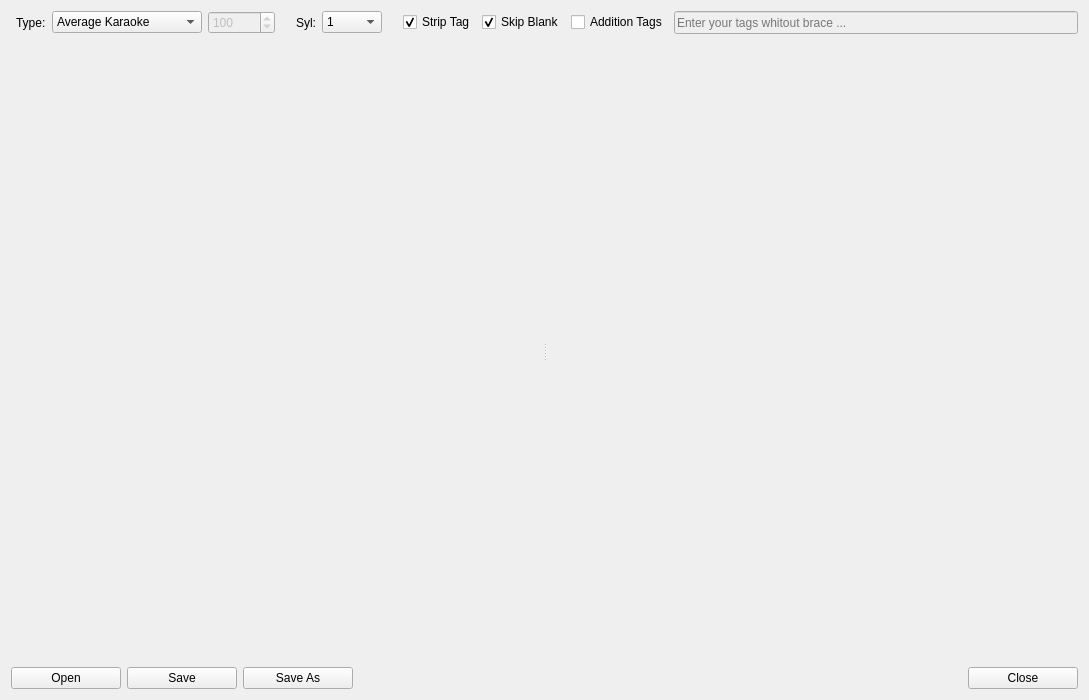
<?xml version="1.0" encoding="UTF-8"?>
<ui version="4.0">
 <class>AssKtagTyper</class>
 <widget class="QWidget" name="AssKtagTyper">
  <property name="geometry">
   <rect>
    <x>0</x>
    <y>0</y>
    <width>1089</width>
    <height>700</height>
   </rect>
  </property>
  <property name="windowTitle">
   <string>ASS K-tag Typer</string>
  </property>
  <layout class="QVBoxLayout" name="verticalLayout_2">
   <item>
    <layout class="QHBoxLayout" name="horizontalLayout">
     <property name="leftMargin">
      <number>5</number>
     </property>
     <property name="rightMargin">
      <number>0</number>
     </property>
     <item>
      <layout class="QHBoxLayout" name="horizontalLayout_2">
       <item>
        <widget class="QLabel" name="typeLabel">
         <property name="minimumSize">
          <size>
           <width>0</width>
           <height>0</height>
          </size>
         </property>
         <property name="text">
          <string>Type:</string>
         </property>
        </widget>
       </item>
       <item>
        <widget class="QComboBox" name="karaokeComboBox">
         <property name="minimumSize">
          <size>
           <width>150</width>
           <height>0</height>
          </size>
         </property>
         <item>
          <property name="text">
           <string>Average Karaoke</string>
          </property>
         </item>
         <item>
          <property name="text">
           <string>Fixed Karaoke</string>
          </property>
         </item>
        </widget>
       </item>
      </layout>
     </item>
     <item>
      <widget class="QSpinBox" name="fixedKaraokeSpinBox">
       <property name="enabled">
        <bool>false</bool>
       </property>
       <property name="maximumSize">
        <size>
         <width>90</width>
         <height>23</height>
        </size>
       </property>
       <property name="statusTip">
        <string>Set the fixed karaoke value.</string>
       </property>
       <property name="maximum">
        <number>999999999</number>
       </property>
       <property name="singleStep">
        <number>10</number>
       </property>
       <property name="value">
        <number>100</number>
       </property>
      </widget>
     </item>
     <item>
      <spacer name="horizontalSpacer">
       <property name="orientation">
        <enum>Qt::Horizontal</enum>
       </property>
       <property name="sizeType">
        <enum>QSizePolicy::Fixed</enum>
       </property>
       <property name="sizeHint" stdset="0">
        <size>
         <width>15</width>
         <height>20</height>
        </size>
       </property>
      </spacer>
     </item>
     <item>
      <widget class="QLabel" name="sylLabel">
       <property name="minimumSize">
        <size>
         <width>0</width>
         <height>0</height>
        </size>
       </property>
       <property name="statusTip">
        <string/>
       </property>
       <property name="text">
        <string>Syl:</string>
       </property>
      </widget>
     </item>
     <item>
      <widget class="QComboBox" name="sylComboBox">
       <property name="minimumSize">
        <size>
         <width>60</width>
         <height>0</height>
        </size>
       </property>
       <property name="maximumSize">
        <size>
         <width>60</width>
         <height>16777215</height>
        </size>
       </property>
       <property name="statusTip">
        <string>Select the effective syl num.</string>
       </property>
       <item>
        <property name="text">
         <string>1</string>
        </property>
       </item>
       <item>
        <property name="text">
         <string>2</string>
        </property>
       </item>
       <item>
        <property name="text">
         <string>3</string>
        </property>
       </item>
       <item>
        <property name="text">
         <string>4</string>
        </property>
       </item>
       <item>
        <property name="text">
         <string>5</string>
        </property>
       </item>
       <item>
        <property name="text">
         <string>6</string>
        </property>
       </item>
       <item>
        <property name="text">
         <string>7</string>
        </property>
       </item>
      </widget>
     </item>
     <item>
      <spacer name="horizontalSpacer_2">
       <property name="orientation">
        <enum>Qt::Horizontal</enum>
       </property>
       <property name="sizeType">
        <enum>QSizePolicy::Fixed</enum>
       </property>
       <property name="sizeHint" stdset="0">
        <size>
         <width>15</width>
         <height>20</height>
        </size>
       </property>
      </spacer>
     </item>
     <item>
      <widget class="QCheckBox" name="stripTagCheckBox">
       <property name="statusTip">
        <string>Strip all of tags when checked.</string>
       </property>
       <property name="text">
        <string>Strip Tag</string>
       </property>
       <property name="checked">
        <bool>true</bool>
       </property>
      </widget>
     </item>
     <item>
      <widget class="QCheckBox" name="skipBlankCheckBox">
       <property name="statusTip">
        <string>Skip blank, like eol when checked..</string>
       </property>
       <property name="text">
        <string>Skip Blank</string>
       </property>
       <property name="checked">
        <bool>true</bool>
       </property>
      </widget>
     </item>
     <item>
      <widget class="QCheckBox" name="otherTagCheckBox">
       <property name="text">
        <string>Addition Tags</string>
       </property>
      </widget>
     </item>
     <item>
      <widget class="QLineEdit" name="otherTagLineEdit">
       <property name="enabled">
        <bool>false</bool>
       </property>
       <property name="maximumSize">
        <size>
         <width>16777215</width>
         <height>25</height>
        </size>
       </property>
       <property name="placeholderText">
        <string>Enter your tags whitout brace ...</string>
       </property>
      </widget>
     </item>
    </layout>
   </item>
   <item>
    <widget class="QSplitter" name="splitter">
     <property name="sizePolicy">
      <sizepolicy hsizetype="Expanding" vsizetype="Expanding">
       <horstretch>0</horstretch>
       <verstretch>0</verstretch>
      </sizepolicy>
     </property>
     <property name="orientation">
      <enum>Qt::Horizontal</enum>
     </property>
     <widget class="AssEditor" name="inputEdit" native="true">
      <property name="sizePolicy">
       <sizepolicy hsizetype="Expanding" vsizetype="Expanding">
        <horstretch>0</horstretch>
        <verstretch>0</verstretch>
       </sizepolicy>
      </property>
      <property name="minimumSize">
       <size>
        <width>50</width>
        <height>50</height>
       </size>
      </property>
      <property name="contextMenuPolicy">
       <enum>Qt::CustomContextMenu</enum>
      </property>
      <property name="placeholderText" stdset="0">
       <string/>
      </property>
     </widget>
     <widget class="AssEditor" name="outputEdit" native="true">
      <property name="sizePolicy">
       <sizepolicy hsizetype="Expanding" vsizetype="Expanding">
        <horstretch>0</horstretch>
        <verstretch>0</verstretch>
       </sizepolicy>
      </property>
      <property name="minimumSize">
       <size>
        <width>50</width>
        <height>50</height>
       </size>
      </property>
      <property name="contextMenuPolicy">
       <enum>Qt::CustomContextMenu</enum>
      </property>
      <property name="placeholderText" stdset="0">
       <string/>
      </property>
     </widget>
    </widget>
   </item>
   <item>
    <layout class="QHBoxLayout" name="horizontalLayout_3">
     <item>
      <widget class="QPushButton" name="buttonOpen">
       <property name="minimumSize">
        <size>
         <width>110</width>
         <height>0</height>
        </size>
       </property>
       <property name="text">
        <string>Open</string>
       </property>
       <property name="icon">
        <iconset resource="../res/res.qrc">
         <normaloff>:/buttons/folder_page_white.png</normaloff>:/buttons/folder_page_white.png</iconset>
       </property>
      </widget>
     </item>
     <item>
      <widget class="QPushButton" name="buttonSave">
       <property name="minimumSize">
        <size>
         <width>110</width>
         <height>0</height>
        </size>
       </property>
       <property name="text">
        <string>Save</string>
       </property>
       <property name="icon">
        <iconset resource="../res/res.qrc">
         <normaloff>:/buttons/disk.png</normaloff>:/buttons/disk.png</iconset>
       </property>
      </widget>
     </item>
     <item>
      <widget class="QPushButton" name="buttonSaveAs">
       <property name="minimumSize">
        <size>
         <width>110</width>
         <height>0</height>
        </size>
       </property>
       <property name="text">
        <string>Save As</string>
       </property>
       <property name="icon">
        <iconset resource="../res/res.qrc">
         <normaloff>:/buttons/disk_multiple.png</normaloff>:/buttons/disk_multiple.png</iconset>
       </property>
      </widget>
     </item>
     <item>
      <spacer name="horizontalSpacer_3">
       <property name="orientation">
        <enum>Qt::Horizontal</enum>
       </property>
       <property name="sizeHint" stdset="0">
        <size>
         <width>40</width>
         <height>20</height>
        </size>
       </property>
      </spacer>
     </item>
     <item>
      <widget class="QPushButton" name="buttonClose">
       <property name="minimumSize">
        <size>
         <width>110</width>
         <height>0</height>
        </size>
       </property>
       <property name="text">
        <string>Close</string>
       </property>
       <property name="icon">
        <iconset resource="../res/res.qrc">
         <normaloff>:/buttons/cross_grey.png</normaloff>:/buttons/cross_grey.png</iconset>
       </property>
      </widget>
     </item>
    </layout>
   </item>
  </layout>
 </widget>
 <layoutdefault spacing="6" margin="11"/>
 <customwidgets>
  <customwidget>
   <class>AssEditor</class>
   <extends>QWidget</extends>
   <header>tools/ass_editor.h</header>
  </customwidget>
 </customwidgets>
 <resources>
  <include location="../res/res.qrc"/>
 </resources>
 <connections>
  <connection>
   <sender>buttonClose</sender>
   <signal>clicked()</signal>
   <receiver>AssKtagTyper</receiver>
   <slot>close()</slot>
   <hints>
    <hint type="sourcelabel">
     <x>1026</x>
     <y>673</y>
    </hint>
    <hint type="destinationlabel">
     <x>544</x>
     <y>349</y>
    </hint>
   </hints>
  </connection>
 </connections>
</ui>
